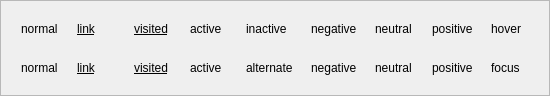
<?xml version="1.0" encoding="UTF-8"?>
<ui version="4.0">
 <class>setpreview</class>
 <widget class="QFrame" name="setpreview">
  <property name="geometry">
   <rect>
    <x>0</x>
    <y>0</y>
    <width>550</width>
    <height>96</height>
   </rect>
  </property>
  <property name="sizePolicy">
   <sizepolicy hsizetype="Preferred" vsizetype="Minimum">
    <horstretch>0</horstretch>
    <verstretch>0</verstretch>
   </sizepolicy>
  </property>
  <property name="frameShape">
   <enum>QFrame::StyledPanel</enum>
  </property>
  <property name="frameShadow">
   <enum>QFrame::Sunken</enum>
  </property>
  <layout class="QGridLayout" name="gridLayout">
   <property name="horizontalSpacing">
    <number>0</number>
   </property>
   <item row="0" column="0">
    <widget class="QWidget" name="widgetFore0" native="true">
     <layout class="QHBoxLayout" name="horizontalLayout">
      <item>
       <widget class="QLabel" name="labelFore0">
        <property name="toolTip">
         <string>Normal Text on Normal Background</string>
        </property>
        <property name="text">
         <string comment="color-kcm-set-preview" extracomment="see kdebase/workspace/kcontrol/colors/README.i18n">normal</string>
        </property>
       </widget>
      </item>
     </layout>
    </widget>
   </item>
   <item row="0" column="1">
    <widget class="QWidget" name="widgetFore3" native="true">
     <layout class="QHBoxLayout" name="horizontalLayout_2">
      <item>
       <widget class="QLabel" name="labelFore3">
        <property name="font">
         <font>
          <underline>true</underline>
         </font>
        </property>
        <property name="toolTip">
         <string>Link Text on Normal Background</string>
        </property>
        <property name="text">
         <string comment="color-kcm-set-preview" extracomment="see kdebase/workspace/kcontrol/colors/README.i18n">link</string>
        </property>
       </widget>
      </item>
     </layout>
    </widget>
   </item>
   <item row="0" column="2">
    <widget class="QWidget" name="widgetFore4" native="true">
     <layout class="QHBoxLayout" name="horizontalLayout_3">
      <item>
       <widget class="QLabel" name="labelFore4">
        <property name="font">
         <font>
          <underline>true</underline>
         </font>
        </property>
        <property name="toolTip">
         <string>Visited Text on Normal Background</string>
        </property>
        <property name="text">
         <string comment="color-kcm-set-preview" extracomment="see kdebase/workspace/kcontrol/colors/README.i18n">visited</string>
        </property>
       </widget>
      </item>
     </layout>
    </widget>
   </item>
   <item row="0" column="3">
    <widget class="QWidget" name="widgetFore2" native="true">
     <property name="toolTip">
      <string>Active Text on Normal Background</string>
     </property>
     <layout class="QHBoxLayout" name="horizontalLayout_4">
      <item>
       <widget class="QLabel" name="labelFore2">
        <property name="text">
         <string comment="color-kcm-set-preview" extracomment="see kdebase/workspace/kcontrol/colors/README.i18n">active</string>
        </property>
       </widget>
      </item>
     </layout>
    </widget>
   </item>
   <item row="0" column="4">
    <widget class="QWidget" name="widgetFore1" native="true">
     <layout class="QHBoxLayout" name="horizontalLayout_5">
      <item>
       <widget class="QLabel" name="labelFore1">
        <property name="toolTip">
         <string>Inactive Text on Normal Background</string>
        </property>
        <property name="text">
         <string comment="color-kcm-set-preview" extracomment="see kdebase/workspace/kcontrol/colors/README.i18n">inactive</string>
        </property>
       </widget>
      </item>
     </layout>
    </widget>
   </item>
   <item row="0" column="5">
    <widget class="QWidget" name="widgetFore5" native="true">
     <layout class="QHBoxLayout" name="horizontalLayout_6">
      <item>
       <widget class="QLabel" name="labelFore5">
        <property name="toolTip">
         <string>Negative Text on Normal Background</string>
        </property>
        <property name="text">
         <string comment="color-kcm-set-preview" extracomment="see kdebase/workspace/kcontrol/colors/README.i18n">negative</string>
        </property>
       </widget>
      </item>
     </layout>
    </widget>
   </item>
   <item row="0" column="6">
    <widget class="QWidget" name="widgetFore6" native="true">
     <layout class="QHBoxLayout" name="horizontalLayout_7">
      <item>
       <widget class="QLabel" name="labelFore6">
        <property name="toolTip">
         <string>Neutral Text on Normal Background</string>
        </property>
        <property name="text">
         <string comment="color-kcm-set-preview" extracomment="see kdebase/workspace/kcontrol/colors/README.i18n">neutral</string>
        </property>
       </widget>
      </item>
     </layout>
    </widget>
   </item>
   <item row="0" column="7">
    <widget class="QWidget" name="widgetFore7" native="true">
     <layout class="QHBoxLayout" name="horizontalLayout_8">
      <item>
       <widget class="QLabel" name="labelFore7">
        <property name="toolTip">
         <string>Positive Text on Normal Background</string>
        </property>
        <property name="text">
         <string comment="color-kcm-set-preview" extracomment="see kdebase/workspace/kcontrol/colors/README.i18n">positive</string>
        </property>
       </widget>
      </item>
     </layout>
    </widget>
   </item>
   <item row="0" column="8">
    <widget class="QWidget" name="widgetFore8" native="true">
     <property name="toolTip">
      <string>Hover on Normal Background</string>
     </property>
     <layout class="QHBoxLayout" name="horizontalLayout_9">
      <item>
       <widget class="QLabel" name="labelFore8">
        <property name="text">
         <string comment="color-kcm-set-preview" extracomment="see kdebase/workspace/kcontrol/colors/README.i18n">hover</string>
        </property>
       </widget>
      </item>
     </layout>
    </widget>
   </item>
   <item row="1" column="0">
    <widget class="QWidget" name="widgetBack0" native="true">
     <layout class="QHBoxLayout" name="horizontalLayout_11">
      <item>
       <widget class="QLabel" name="labelBack0">
        <property name="toolTip">
         <string>Normal Text on Normal Background</string>
        </property>
        <property name="text">
         <string comment="color-kcm-set-preview" extracomment="see kdebase/workspace/kcontrol/colors/README.i18n">normal</string>
        </property>
       </widget>
      </item>
     </layout>
    </widget>
   </item>
   <item row="1" column="1">
    <widget class="QWidget" name="widgetBack3" native="true">
     <layout class="QHBoxLayout" name="horizontalLayout_12">
      <item>
       <widget class="QLabel" name="labelBack3">
        <property name="font">
         <font>
          <underline>true</underline>
         </font>
        </property>
        <property name="toolTip">
         <string>Link Text on Link Background
(Note: Link Background is derived from Link Text and cannot be separately configured at this time)</string>
        </property>
        <property name="text">
         <string comment="color-kcm-set-preview" extracomment="see kdebase/workspace/kcontrol/colors/README.i18n">link</string>
        </property>
       </widget>
      </item>
     </layout>
    </widget>
   </item>
   <item row="1" column="2">
    <widget class="QWidget" name="widgetBack4" native="true">
     <layout class="QHBoxLayout" name="horizontalLayout_13">
      <item>
       <widget class="QLabel" name="labelBack4">
        <property name="font">
         <font>
          <underline>true</underline>
         </font>
        </property>
        <property name="toolTip">
         <string>Visited Text on Visited Background
(Note: Visited Background is derived from Visited Text and cannot be separately configured at this time)</string>
        </property>
        <property name="text">
         <string comment="color-kcm-set-preview" extracomment="see kdebase/workspace/kcontrol/colors/README.i18n">visited</string>
        </property>
       </widget>
      </item>
     </layout>
    </widget>
   </item>
   <item row="1" column="3">
    <widget class="QWidget" name="widgetBack2" native="true">
     <layout class="QHBoxLayout" name="horizontalLayout_14">
      <item>
       <widget class="QLabel" name="labelBack2">
        <property name="toolTip">
         <string>Active Text on Active Background
(Note: Active Background is derived from Active Text and cannot be separately configured at this time)</string>
        </property>
        <property name="text">
         <string comment="color-kcm-set-preview" extracomment="see kdebase/workspace/kcontrol/colors/README.i18n">active</string>
        </property>
       </widget>
      </item>
     </layout>
    </widget>
   </item>
   <item row="1" column="4">
    <widget class="QWidget" name="widgetBack1" native="true">
     <layout class="QHBoxLayout" name="horizontalLayout_15">
      <item>
       <widget class="QLabel" name="labelBack1">
        <property name="toolTip">
         <string>Inactive Text on Alternate Background</string>
        </property>
        <property name="text">
         <string comment="color-kcm-set-preview" extracomment="see kdebase/workspace/kcontrol/colors/README.i18n">alternate</string>
        </property>
       </widget>
      </item>
     </layout>
    </widget>
   </item>
   <item row="1" column="5">
    <widget class="QWidget" name="widgetBack5" native="true">
     <layout class="QHBoxLayout" name="horizontalLayout_16">
      <item>
       <widget class="QLabel" name="labelBack5">
        <property name="toolTip">
         <string>Negative Text on Negative Background
(Note: Negative Background is derived from Negative Text and cannot be separately configured at this time)</string>
        </property>
        <property name="text">
         <string comment="color-kcm-set-preview" extracomment="see kdebase/workspace/kcontrol/colors/README.i18n">negative</string>
        </property>
       </widget>
      </item>
     </layout>
    </widget>
   </item>
   <item row="1" column="6">
    <widget class="QWidget" name="widgetBack6" native="true">
     <layout class="QHBoxLayout" name="horizontalLayout_17">
      <item>
       <widget class="QLabel" name="labelBack6">
        <property name="toolTip">
         <string>Neutral Text on Neutral Background
(Note: Neutral Background is derived from Neutral Text and cannot be separately configured at this time)</string>
        </property>
        <property name="text">
         <string comment="color-kcm-set-preview" extracomment="see kdebase/workspace/kcontrol/colors/README.i18n">neutral</string>
        </property>
       </widget>
      </item>
     </layout>
    </widget>
   </item>
   <item row="1" column="7">
    <widget class="QWidget" name="widgetBack7" native="true">
     <layout class="QHBoxLayout" name="horizontalLayout_18">
      <item>
       <widget class="QLabel" name="labelBack7">
        <property name="toolTip">
         <string>Positive Text on Positive Background
(Note: Positive Background is derived from Positive Text and cannot be separately configured at this time)</string>
        </property>
        <property name="text">
         <string comment="color-kcm-set-preview" extracomment="see kdebase/workspace/kcontrol/colors/README.i18n">positive</string>
        </property>
       </widget>
      </item>
     </layout>
    </widget>
   </item>
   <item row="1" column="8">
    <widget class="QWidget" name="widgetFore9" native="true">
     <layout class="QHBoxLayout" name="horizontalLayout_10">
      <item>
       <widget class="QLabel" name="labelFore9">
        <property name="toolTip">
         <string>Focus on Normal Background</string>
        </property>
        <property name="text">
         <string comment="color-kcm-set-preview" extracomment="see kdebase/workspace/kcontrol/colors/README.i18n">focus</string>
        </property>
       </widget>
      </item>
     </layout>
    </widget>
   </item>
  </layout>
 </widget>
 <connections/>
</ui>
